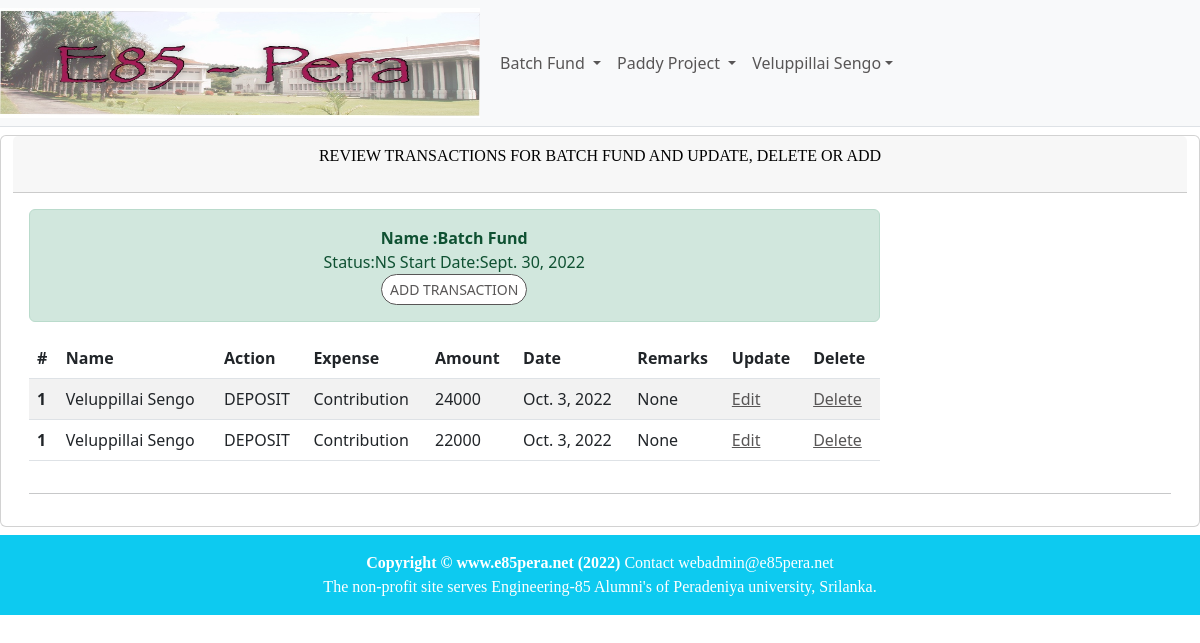
Screenshot of /accounts/transactionList1 (signed in) with the database file from the repository.
### accounts/models.py (models this page shows, shortened)
class Project(models.Model):
    NOT_STARTED = 'NS'
    IN_PROGRESS = 'PR'
    COMPLETED   = 'CP'
    CANCELLED   = 'CX'
    PROJ_STATUS = [
            (NOT_STARTED,'Not Started'),
            (IN_PROGRESS,'In Progress'),
            (COMPLETED,'Completed'),
            (CANCELLED,'Cancelled'),
    ]
    name = models.CharField(max_length=64)
    purpose = models.TextField(max_length=2000, blank=True)
    status = models.CharField(max_length=3,choices=PROJ_STATUS,default=NOT_STARTED)
    startDate = models.DateField(default=timezone.now)
    endDate = models.DateField(null=True, blank=True)
    currentFund = models.IntegerField(null=True)
    futureFund = models.IntegerField(null=True)
    targetFund = models.IntegerField(null=True)
    updatedBy = models.ForeignKey(User,on_delete=models.CASCADE)
    updatedOn = models.DateTimeField(default=timezone.now)
    prjType = models.ForeignKey(ProjectType, on_delete=models.CASCADE)
    def getUserRole(self, user):
        member= Member.objects.get(user_id=user.id)
        committee = Commitee.objects.all().filter(project_id=self.id).filter(member_id = member.id)
        if committee.exists():
            return UserRole.EDIT
        return UserRole.VIEW

class Transaction(models.Model):
    project = models.ForeignKey(Project, on_delete=models.CASCADE)
    txOwner = models.ForeignKey(User, related_name='txOwner', on_delete=models.CASCADE)
    txType  = models.CharField(max_length=10,choices=TXTYPE)
    exType  = models.ForeignKey(ExpenseType, on_delete=models.CASCADE)
    remarks =models.CharField(max_length=100,blank=True,null=True)
    amount  = models.IntegerField()
    date    = models.DateField(default=timezone.now)
    receipt = models.FileField(upload_to='transaction/%Y',null=True,blank=True)
    updatedBy = models.ForeignKey(User,on_delete=models.CASCADE)
    updatedOn = models.DateTimeField(default=timezone.now)

class ExpenseType(models.Model):
    expense = models.CharField(max_length=16)
    prjType = models.ForeignKey(ProjectType, on_delete=models.CASCADE)
    def __str__(self):
        return "%s " % (self.expense)

### accounts/views.py (the view)
# urls.py: re_path(r'transactionList(?P<pk>\d+)', transactionListView, name='transactionList'),
@login_required
def transactionListView(request, pk):
    prj = Project.objects.all().filter(id=pk).first()
    user = User.objects.get(id=request.user.id)
    if request.method == 'GET':
        transactions = Transaction.objects.all().filter(project_id=prj.id)
        userRole = prj.getUserRole(user)
        context={'project':prj, 'transaction_list':transactions, 'userRole':userRole}
        return render(request = request,template_name = "transaction_list.html",context=context)

### paddyprj/templates/transaction_list.html
{% extends 'home/base.html' %}
{% block content %}
<div class="container-fluid">
    <div class="row text-center justify-content-center">
            <div class="card mt-2 mb-2">
            <div class="card-header">
                <div class="row">
                   <p >Review Transactions for {{project.name}} and Update, Delete OR Add
                   </p>
                </div>
            </div>
            <div class="card-body">
                <div class="row">
                    <div class="col-md-9 col-lg-9" align="left">
                        <div class="alert alert-success text-center justify-content-center">
                           <strong>Name :{{project.name}}</strong> <br>
                            Status:{{project.status}} Start Date:{{project.startDate}}<br>
                            {% if user.is_staff %}
                            <a href="{% url 'paddyprj:transactionAdd' project.id %}" class="btn btn-primary btn-sm">Add Transaction</a>
                            {% endif %}
                        </div>
                        <table class="table table-striped table-hover">
                            <thead>
                                <tr>
                                    <th scope="col">#</th>
                                    <th scope="col">Name</th>
                                    <th scope="col">Action</th>
                                    <th scope="col">Expense</th>
                                    <th scope="col">Amount</th>
                                    <th scope="col">Date</th>
                                    <th scope="col">Remarks</th>
                                    {% if user.is_staff %}
                                    <th scope="col">Update </th>
                                    <th scope="col">Delete </th>
                                    {% endif %}
                                </tr>
                            </thead>
                            <tbody>
                               {% for tx in transaction_list %}
                                <tr>
                                    <th scope=""row">1</th>
                                    <td>{{tx.txOwner.first_name}} {{tx.txOwner.last_name}}</td>
                                    <td>{{tx.txType}} </td>
                                    <td>{{tx.exType}} </td>
                                    <td>{{tx.amount}} </td>
                                    <td>{{tx.date}}</td>
                                    <td>{{tx.remarks}}</td>
                                    {% if user.is_staff %}
                                    <td><a href="{% url 'paddyprj:transactionUpd' tx.id %}">Edit</a></td>
                                    <td><a href="{% url 'paddyprj:transactionDel' tx.id %}">Delete</a></td>
                                    {% endif %}
                                </tr>
                                {% endfor %}
                            </tbody>
                        </table>
                        </div>
                </div>
                <hr>
            </div>
        </div>
    </div>
 </div>
{% include 'home/footer.html' %}
{% endblock content %}

### home/templates/home/base.html (shortened to what this page needs)
<!DOCTYPE html>
<html lang="en">
<head>
    <link href="https://cdn.jsdelivr.net/npm/bootstrap@5.2.1/dist/css/bootstrap.min.css" rel="stylesheet">
    {% load static %}
    <link href="{% static 'css/home.css' %}" rel="stylesheet"/>
</head>
<body>
<div id="page-content-wrapper">
    <nav class="navbar navbar-expand-lg navbar-light bg-light border-bottom">
        <div class="mx-0">
            <a href="/"><img src="{% static 'images/e85_logo2.jpg' %}" alt="e85 Logo" width="480" height="110"></a>
        </div>
        <div class="container-fluid">
            <ul class="navbar-nav align-right">
              <li class="nav-item dropdown">
                <div class="dropdown">
                  <a class="nav-link dropdown-toggle" data-bs-toggle="dropdown" href="#">
                    Batch Fund
                </a>
                </div>
              </li>
              <li class="nav-item">
                <div class="dropdown dropdown">
                    <a class="nav-link dropdown-toggle" data-bs-toggle="dropdown" href="#">
                      Paddy Project
                    </a>
                      {% if user.is_authenticated %}
                      </li>
                      {% endif %}
                  </ul>
                  </div>
              <li class="nav-item">
                <div class="dropdown">
                    {% if user.is_authenticated %}
                        <a class="nav-link dropdown-toggle" data-bs-toggle="dropdown" href="#">{{user.first_name}} {{user.last_name}}</a>
                    {% else %}
                        <a class="nav-link dropdown-toggle" data-bs-toggle="dropdown" href="#">LogIn</a>
                        <ul class="dropdown-menu">
                        <li><a class="dropdown-item" href={% url 'accounts:login' %}>Log In</a></li>
                    </ul>
                        {% endif %}
                </div>
            </li>
          </div>
    <div id="wrapper">
        {% block content %}
        {% endblock %}
    </div>
</body>
</html>

### home/static/css/home.css (style rules this page uses)
body { overflow-x: hidden; }
h1, h2, h3, h4, h5, h6, p { font-family: 'Merriweather'; }
.card-header, a:link { text-transform: uppercase; font-weight: 200; color: #585656; }
.card-header, a:hover { color: #000; font-weight:300; text-transform: uppercase; }
.archive-link, a:link { text-transform:capitalize; text-align:left; font-weight:normal; color: #585656; }
#page-content-wrapper .btn { text-transform: uppercase; font-weight: 500; color: #585656; background-color: #fff; border-color: #585656; border-radius: 20px; transition: all 0.3s ease 0s; cursor: pointer; outline: none; }
#page-content-wrapper { min-width: 100vw; }
@media (min-width: 768px) { #page-content-wrapper { min-width: 0; width: 100%; } }

### rows the page displays
Project: name "BATCH FUND", name "Batch Fund", status "NS", startDate "Sept. 30, 2022"
Transaction: txOwner.first_name "Veluppillai", txOwner.last_name "Sengo", txType "DEPOSIT", exType "Contribution", amount "24000", date "Oct. 3, 2022", remarks "None"
Transaction: txOwner.first_name "Veluppillai", txOwner.last_name "Sengo", txType "DEPOSIT", exType "Contribution", amount "22000", date "Oct. 3, 2022", remarks "None"

### other values shown
{{ user.first_name }} "Veluppillai"
{{ user.last_name }} "Sengo"
